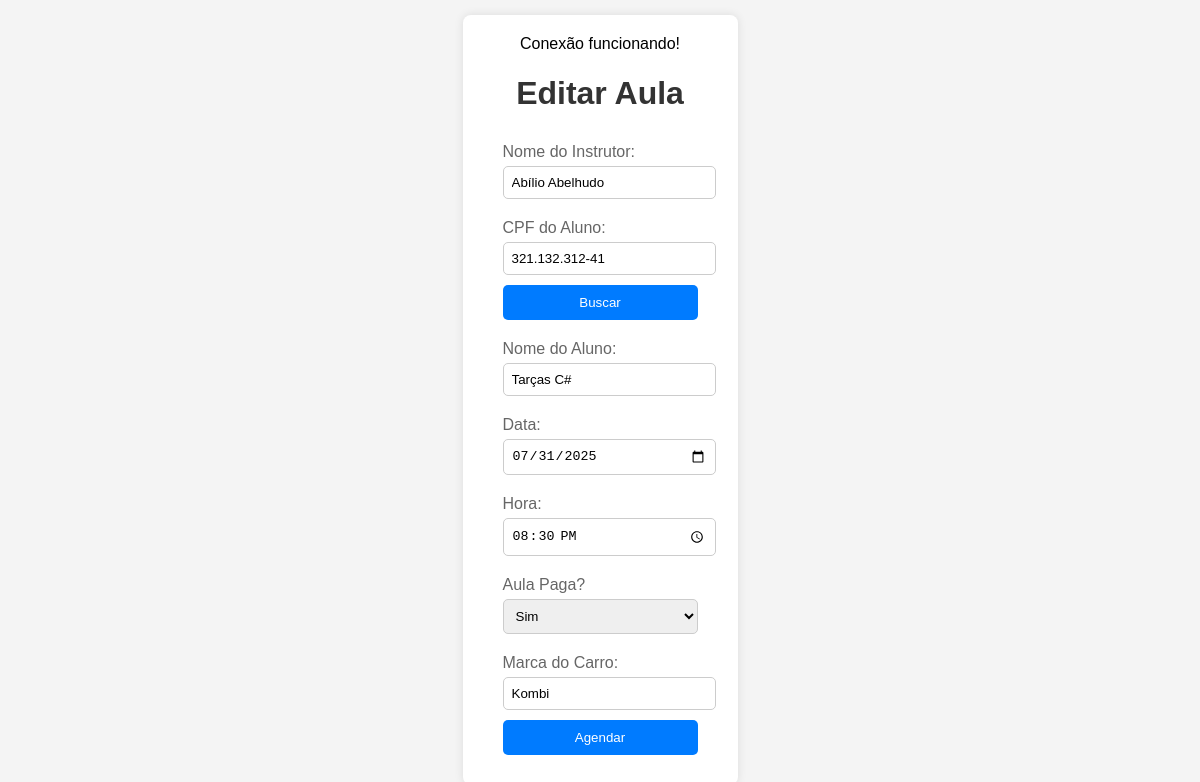
Screenshot of /HTML/cadastrarAula.php?id=3 with the database file from the repository.
### tables this page shows
CREATE TABLE `aula` (
  `idaula` int NOT NULL AUTO_INCREMENT,
  `data` date NOT NULL,
  `hora` time NOT NULL,
  `instrutor` varchar(45) NOT NULL,
  `aluno` varchar(60) NOT NULL,
  `veiculo` varchar(45) NOT NULL,
  `pago` varchar(45) NOT NULL,
  `cpf` varchar(15) DEFAULT NULL,
  PRIMARY KEY (`idaula`),
  UNIQUE KEY `cpf_UNIQUE` (`cpf`)
);

### HTML/cadastrarAula.php (the view, shortened to what this page needs)
<!DOCTYPE html>
<html lang="pt-BR">
<head>
    <link rel="stylesheet" type="text/css" href="../CSS/style1.css">
</head>
<body>
    <div class="container">
        <?php
        include '../PHP/database.php';
        $instrutor = '';
        $cpf = '';
        $aluno = '';
        $data = '';
        $hora = '';
        $pago = '';
        $veiculo = '';
        if (isset($_GET['id'])) {
            $id = $_GET['id'];
            ?>
            <h1>Editar Aula</h1>
            <?php
            $sql = "SELECT * FROM aula WHERE idaula = ?";
            $stmt = $conexao->prepare($sql);
            $stmt->bind_param("i", $id);
            $stmt->execute();
            $resultado = $stmt->get_result();
            if ($resultado->num_rows > 0) {
                $linha = $resultado->fetch_assoc();
                $instrutor = $linha['instrutor'];
                $cpf = $linha['cpf'];
                $aluno = $linha['aluno'];
                $data = date('Y-m-d', strtotime($linha['data']));
                $hora = $linha['hora'];
                $pago = $linha['pago'];
                $veiculo = $linha['veiculo'];
            }
        }
        else{
            ?>
            <h1>Salvar Aula</h1>
            <?php
        }
        ?>
        <form action="../PHP/cad_aula.php" method="post">
            <label for="instrutor">Nome do Instrutor:</label>
            <input type="text" id="instrutorID" name="instrutor" value="<?php echo $instrutor; ?>" >
            <label for="aluno">CPF do Aluno:</label>
            <input type="text" id="cpfID" name="cpf"value="<?php echo $cpf; ?>">
            <button type="submit" class="button">Buscar</button>
            <label for="aluno">Nome do Aluno:</label>
            <input type="text" id="alunoID" name="aluno" value="<?php echo $aluno; ?>" required>
            <label for="data">Data:</label>
            <input type="date" id="dataID" name="data" value="<?php echo $data; ?>" required>
            <label for="hora">Hora:</label>
            <input type="time" id="horaID" name="hora" value="<?php echo $hora; ?>" required>
            <label for="pago">Aula Paga?</label>
            <select id="pagoID" name="pago">
                <option value="sim" <?php if ($pago == 'sim') echo 'selected'; ?>>Sim</option>
            </select>
            <label for="veiculo">Marca do Carro:</label>
            <input type="text" id="veiculoID" name="veiculo" value="<?php echo $veiculo; ?>" required>
            <button type="submit" class="button" name="agendar">Agendar</button>
        </form>
    </div>
</body>
</html>

### CSS/style1.css (style rules this page uses)
body { font-family: Arial, sans-serif; background-color: #f4f4f4; margin: 0; padding: 0; display: flex; justify-content: center; align-items: center; height: 100vh; }
.container { background-color: #fff; padding: 20px 40px; box-shadow: 0 0 10px rgba(0,0,0,0.1); border-radius: 8px; text-align: center; }
h1 { color: #333; }
form { display: flex; flex-direction: column; align-items: flex-start; }
label { margin-top: 10px; margin-bottom: 5px; color: #666; }
input, select { width: 100%; padding: 8px; margin-bottom: 10px; border: 1px solid #ccc; border-radius: 5px; }
.button { width: 100%; padding: 10px; background-color: #007BFF; color: #fff; border: none; border-radius: 5px; cursor: pointer; transition: background-color 0.3s; margin-bottom: 10px; }

### rows the page displays
aula: instrutor "Abílio Abelhudo", aluno "Tarças C#", data "07/31/2025", hora "20:30:00", pago "Sim", veiculo "Kombi"
